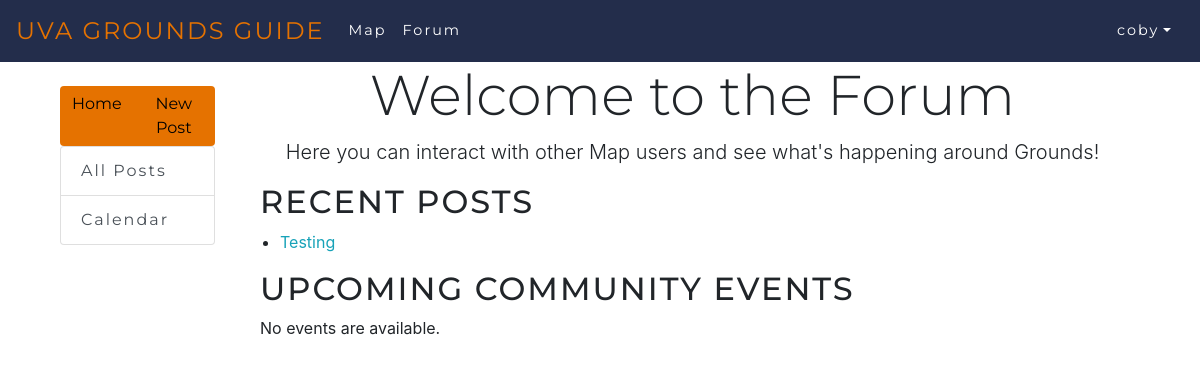
Before: /forum/ (signed in) with the older database file.
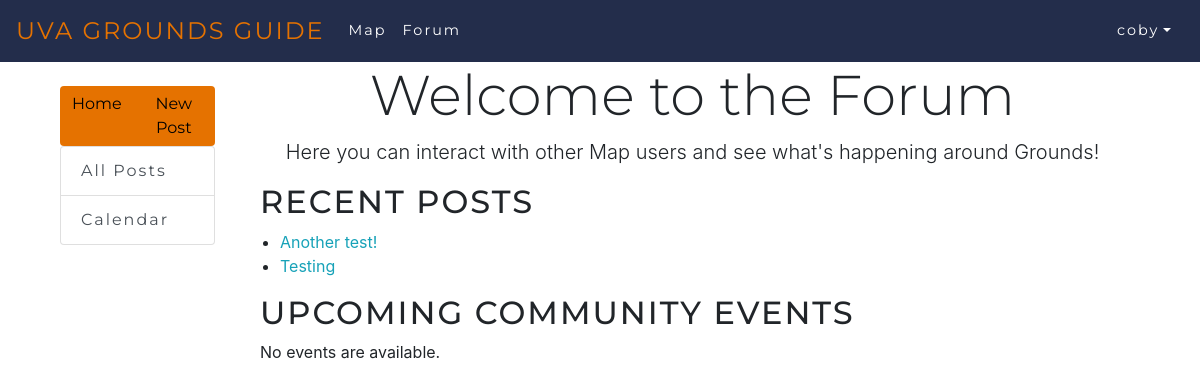
After: the same page with the newer database file.
### forum/models.py (models this page shows, shortened)
class Post(models.Model):
    title = models.CharField(max_length=200)
    detail = models.TextField()
    author = models.ForeignKey(User,on_delete=models.CASCADE,default=None,null=True)
    pub_date = models.DateTimeField(auto_now_add=True)

### forum/views.py (the view)
# urls.py: 2. Add a URL to urlpatterns:  path('', views.home, name='home')
@login_required
def home(request):
    latest_posts = Post.objects.order_by('-pub_date')[:10]
    latest_events = CommunityEvent.objects.filter(start_time__gte=datetime.datetime.now())[:10]
    context={
        'latest_posts': latest_posts,
        'latest_events': latest_events
    }
    return render(request, 'forum/index.html', context)

### forum/templates/forum/index.html
{% extends "forum/base.html" %}
{% load socialaccount %}
{% load static %}
{% block body %}
<center>
    <div class="container">
        <h1 class=display-4>Welcome to the Forum</h1>
        <p class=lead>Here you can interact with other Map users and see what's happening around Grounds!</p>
    </div>
</center>
<div class="container">
    <h2 class=display-6>Recent Posts</h2>
    {% if latest_posts %}
    <ul>
    {% for post in latest_posts %}
        <li><a href="/forum/{{ post.id }}/">{{ post.title }}</a></li>
    {% endfor %}
    </ul>
    {% else %}
        <p>No posts are available.</p>
    {% endif %}
</div>
<div class="container">
    <h2 class=display-6>Upcoming Community Events</h2>
    {% if latest_events %}
    <ul>
    {% for event in latest_events %}
        <li><a href=#>{{ event.title }} </a> - {{event.start_time}}</li>
    {% endfor %}
    </ul>
    {% else %}
        <p>No events are available.</p>
    {% endif %}
</div>
{% endblock %}

Changed rows visible on the page:
added Post: title "Another test!"
